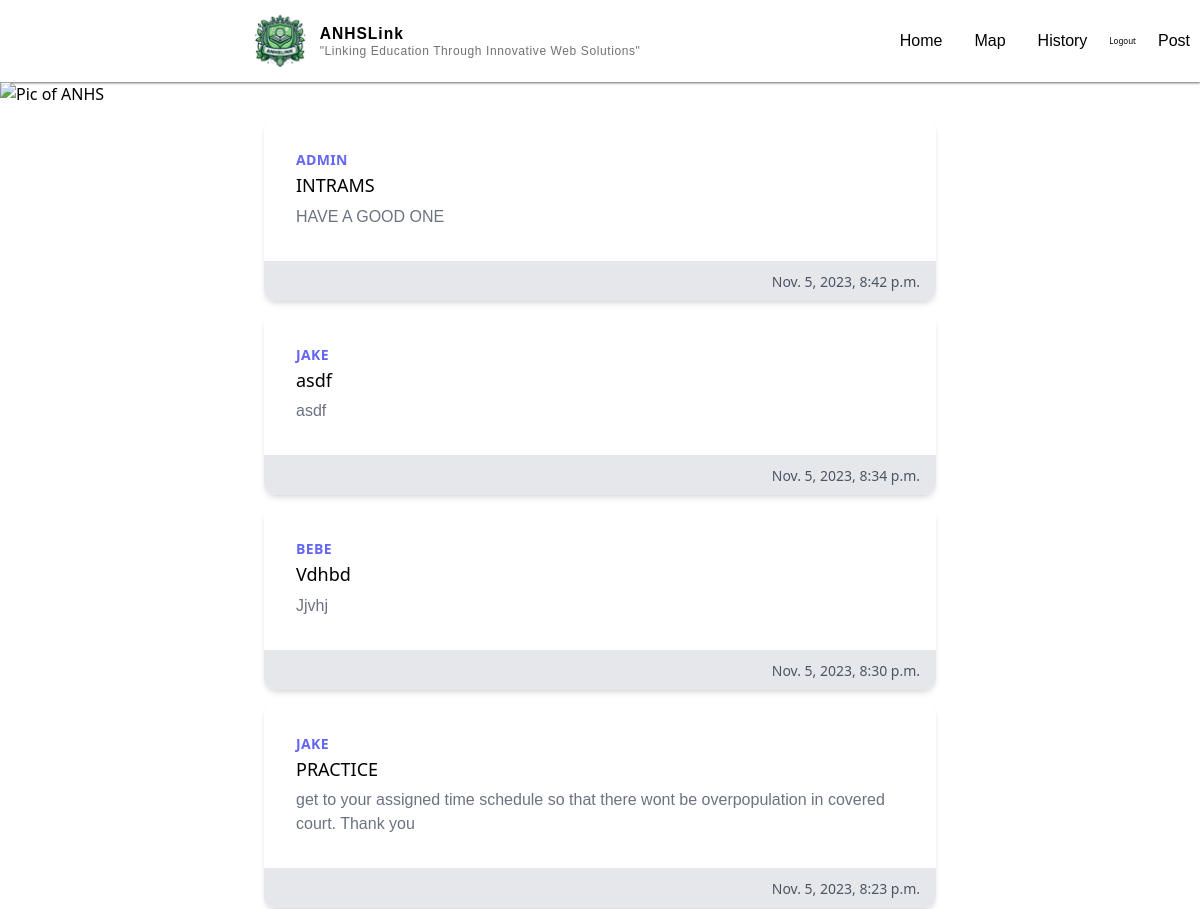
Before: / (signed in, upper part) with the older database file.
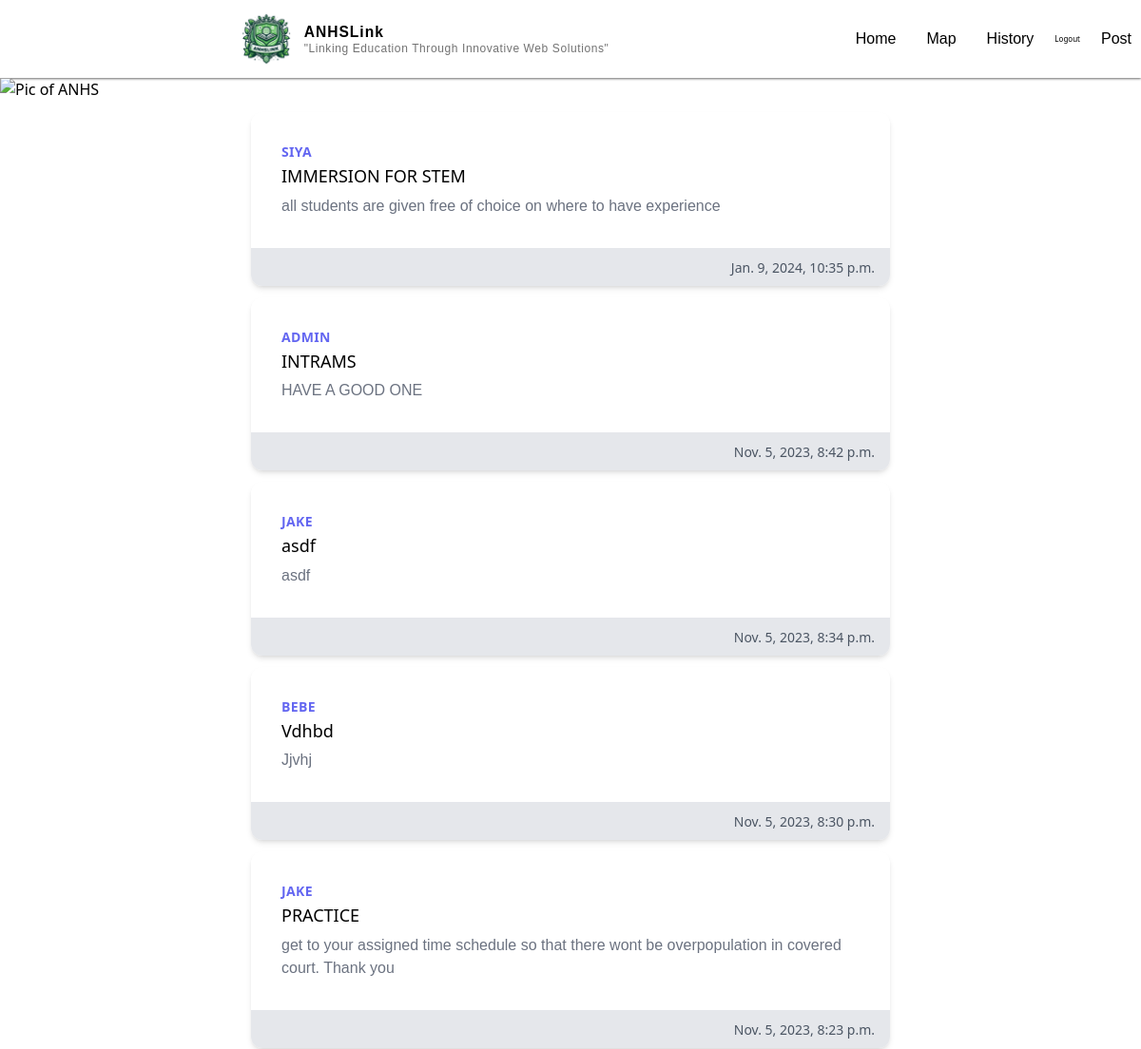
After: the same page with the newer database file.
### main/models.py (models this page shows, shortened)
class Post(models.Model):
    author = models.ForeignKey(User, on_delete=models.CASCADE)
    title = models.CharField (max_length=200)
    description = models.TextField()
    created_at = models.DateTimeField(auto_now_add=True)
    updated_at = models.DateTimeField(auto_now=True)

### main/views.py (the view)
# urls.py: path("", views.home, name="home"),
def home (request):
    posts = Post.objects.all().order_by('-created_at')
    if not request.user.is_authenticated:
        return HttpResponseRedirect(reverse("anhs"))
    return render(request,"main/home.html", {"posts":posts})

### main/templates/main/home.html (shortened to what this page needs)
{% extends "main/base.html" %}
{% load static %}
{% block body %}
<div class="image_container">
    <img class="picture" src="{% static 'pictures/News_sign.png' %}" alt="Pic of ANHS" width="100%">
</div>
{% for post in posts %}
<div class="max-w-md mx-auto bg-white rounded-xl shadow-md overflow-hidden md:max-w-2xl m-3">
  <div class="md:flex">
    <div class="p-8">
      <div class="uppercase tracking-wide text-sm text-indigo-500 font-semibold">{{post.author.username}}</div>
      <a href="#" class="block mt-1 text-lg leading-tight font-medium text-black hover:underline">{{post.title}}</a>
      <p class="mt-2 text-gray-500">{{post.description}}</p>
    </div>
  </div>
  <div class="px-4 py-2 bg-gray-200 text-right">
    <span class="text-sm text-gray-600">{{post.created_at}}</span>
  </div>
</div>
{% empty %}
<p class="m-3 text-center text-gray-500">No posts</p>
{% endfor %}
{% endblock %}

Changed rows visible on the page:
added Post: author.username "SIYA", title "IMMERSION FOR STEM", description "all students are given free of choice on where to have experience", created_at "Jan. 9, 2024, 10:35 p.m."
